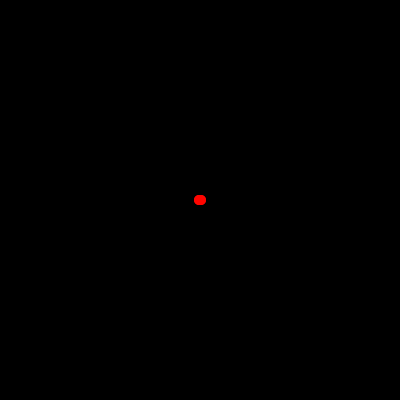
Frame 1 (no input)
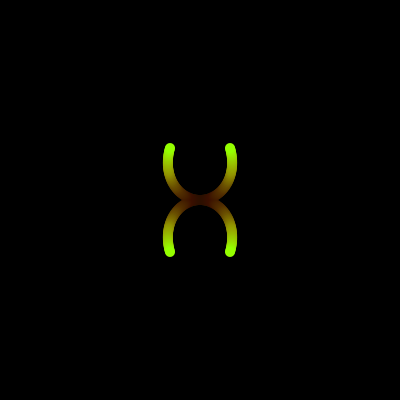
Frame 60 (the mouse pressed at the canvas centre just before this capture)
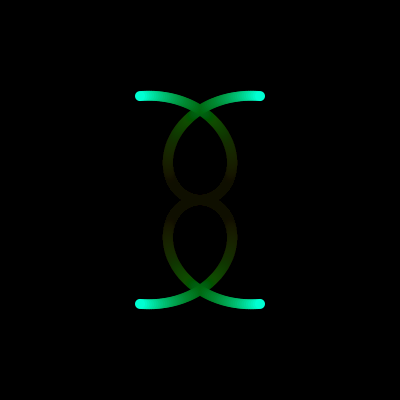
Frame 120 (the mouse held since frame 60 and released just before this capture)

The Processing sketch that drew these frames (run headless with seeded random() and noise(); from frame 60 on, the mouse is pressed at the canvas centre):

// Processing sketch: sketch_170620j
// ── sketch_170620j.pde
float x,y;

void setup(){
  size(400,400); 
  colorMode(HSB);
  background(0);
}
void draw(){
  //background(196);
  noStroke();fill(0,8);
  rect(0,0,width,height);
  
  float a = radians(frameCount);
  float r = frameCount%200;//random(100);//100+100*sin(.8*a);
  
  x = width/2  +r*cos(a);//frameCount%width;
  y = height/2 +r*sin(a);
  //stroke(0);
  fill(frameCount%256,255,255);
  ellipse(x,y,10,10);
  ellipse(width-x,y,10,10);
  ellipse(x,height-y,10,10);
  ellipse(width-x,height-y,10,10);
}
